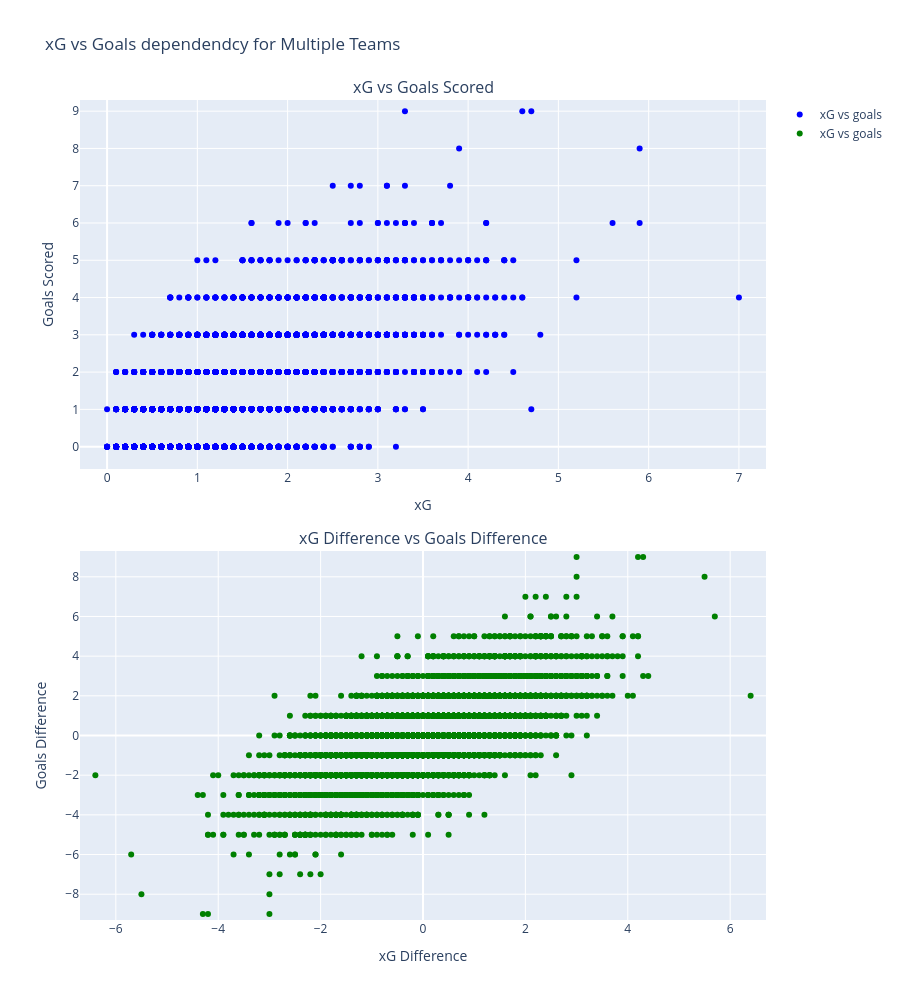

The notebook cell this image was saved under:
### Code cell
fig = make_subplots(rows=2, cols=1, vertical_spacing=0.1,
                    subplot_titles=(
                        'xG vs Goals Scored',
                        'xG Difference vs Goals Difference'
                                    ))


fig.add_trace(
    go.Scatter(x=df['xG'], y=df['goals_scored'], mode='markers',
                name='xG vs goals', marker=dict(color='blue'), showlegend=True),
    row=1, col=1
)

fig.add_trace(
    go.Scatter(x=df['xG_difference'], y=df['goals_difference'], mode='markers',
                name='xG vs goals', marker=dict(color='green'), showlegend=True),
    row=2, col=1
)

    
# Formatowanie wykresu
fig.update_layout(
    height=1000,
    title_text='xG vs Goals dependendcy for Multiple Teams',
    showlegend=True,
)

fig.update_xaxes(title_text='xG', type="linear", dtick=1, range=[-0.3, df['xG'].max() + 0.3], row=1, col=1)
fig.update_yaxes(title_text='Goals Scored', range=[-0.6, df['goals_scored'].max() + 0.3], row=1, col=1)
fig.update_xaxes(title_text='xG Difference', range=[df['xG_difference'].min() - 0.3, df['xG_difference'].max() + 0.3], row=2, col=1)
fig.update_yaxes(title_text='Goals Difference', range=[df['goals_difference'].min() - 0.3, df['goals_difference'].max() + 0.3], row=2, col=1)

fig.show()

### Figure 1 — Plotly figure (JSON) as saved in the notebook; plotly's stock layout.template omitted (floating-point values rounded to 4 significant figures; data arrays with more than 128 entries replaced by an {"elided": "..."} marker saying what was removed)
{"data": [{"marker": {"color": "blue"}, "mode": "markers", "name": "xG vs goals", "showlegend": true, "type": "scatter", "x": {"elided": "6080 float values"}, "xaxis": "x", "y": {"elided": "6080 int values"}, "yaxis": "y"}, {"marker": {"color": "green"}, "mode": "markers", "name": "xG vs goals", "showlegend": true, "type": "scatter", "x": {"elided": "6080 float values"}, "xaxis": "x2", "y": {"elided": "6080 int values"}, "yaxis": "y2"}], "layout": {"annotations": [{"font": {"size": 16}, "showarrow": false, "text": "xG vs Goals Scored", "x": 0.5, "xanchor": "center", "xref": "paper", "y": 1, "yanchor": "bottom", "yref": "paper"}, {"font": {"size": 16}, "showarrow": false, "text": "xG Difference vs Goals Difference", "x": 0.5, "xanchor": "center", "xref": "paper", "y": 0.45, "yanchor": "bottom", "yref": "paper"}], "height": 1000, "showlegend": true, "title": {"text": "xG vs Goals dependendcy for Multiple Teams"}, "xaxis": {"anchor": "y", "domain": [0, 1], "dtick": 1, "range": [-0.3, 7.3], "title": {"text": "xG"}, "type": "linear"}, "xaxis2": {"anchor": "y2", "domain": [0, 1], "range": [-6.7, 6.7], "title": {"text": "xG Difference"}}, "yaxis": {"anchor": "x", "domain": [0.55, 1], "range": [-0.6, 9.3], "title": {"text": "Goals Scored"}}, "yaxis2": {"anchor": "x2", "domain": [0, 0.45], "range": [-9.3, 9.3], "title": {"text": "Goals Difference"}}}}
